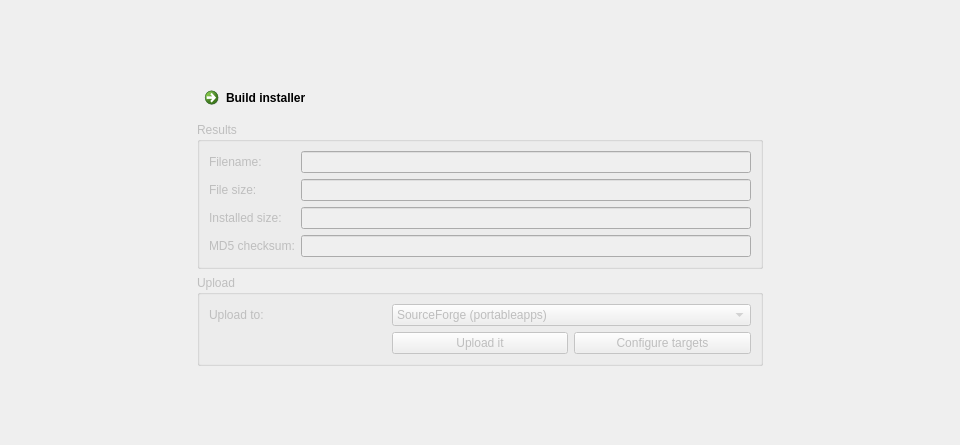
<?xml version="1.0" encoding="UTF-8"?>
<ui version="4.0">
 <class>PagePublish</class>
 <widget class="QWidget" name="pagepublish">
  <property name="geometry">
   <rect>
    <x>0</x>
    <y>0</y>
    <width>960</width>
    <height>445</height>
   </rect>
  </property>
  <layout class="QGridLayout" name="gridLayout">
   <item row="5" column="1">
    <spacer name="spacer_bottom">
     <property name="orientation">
      <enum>Qt::Vertical</enum>
     </property>
     <property name="sizeHint" stdset="0">
      <size>
       <width>20</width>
       <height>40</height>
      </size>
     </property>
    </spacer>
   </item>
   <item row="1" column="1">
    <widget class="QCommandLinkButton" name="build_installer">
     <property name="text">
      <string>Build installer</string>
     </property>
    </widget>
   </item>
   <item row="2" column="1">
    <widget class="QGroupBox" name="results_groupbox">
     <property name="enabled">
      <bool>false</bool>
     </property>
     <property name="title">
      <string>Results</string>
     </property>
     <layout class="QFormLayout" name="formLayout_6">
      <item row="0" column="0">
       <widget class="QLabel" name="filename_label">
        <property name="text">
         <string>Filename:</string>
        </property>
       </widget>
      </item>
      <item row="0" column="1">
       <widget class="QLineEdit" name="filename">
        <property name="minimumSize">
         <size>
          <width>450</width>
          <height>0</height>
         </size>
        </property>
        <property name="readOnly">
         <bool>true</bool>
        </property>
       </widget>
      </item>
      <item row="1" column="0">
       <widget class="QLabel" name="size_label">
        <property name="text">
         <string>File size:</string>
        </property>
       </widget>
      </item>
      <item row="1" column="1">
       <widget class="QLineEdit" name="size">
        <property name="readOnly">
         <bool>true</bool>
        </property>
       </widget>
      </item>
      <item row="2" column="0">
       <widget class="QLabel" name="installed_size_label">
        <property name="text">
         <string>Installed size:</string>
        </property>
       </widget>
      </item>
      <item row="2" column="1">
       <widget class="QLineEdit" name="size_installed">
        <property name="readOnly">
         <bool>true</bool>
        </property>
       </widget>
      </item>
      <item row="3" column="0">
       <widget class="QLabel" name="md5_label">
        <property name="text">
         <string>MD5 checksum:</string>
        </property>
       </widget>
      </item>
      <item row="3" column="1">
       <widget class="QLineEdit" name="md5">
        <property name="readOnly">
         <bool>true</bool>
        </property>
       </widget>
      </item>
     </layout>
    </widget>
   </item>
   <item row="3" column="1">
    <widget class="QGroupBox" name="upload_groupbox">
     <property name="enabled">
      <bool>false</bool>
     </property>
     <property name="title">
      <string>Upload</string>
     </property>
     <layout class="QGridLayout" name="gridLayout_3">
      <item row="0" column="0">
       <widget class="QLabel" name="upload_to_label">
        <property name="text">
         <string>Upload to:</string>
        </property>
       </widget>
      </item>
      <item row="0" column="1" colspan="2">
       <widget class="QComboBox" name="upload_to">
        <item>
         <property name="text">
          <string>SourceForge (portableapps)</string>
         </property>
        </item>
        <item>
         <property name="text">
          <string>portableapps.chrismorgan.info</string>
         </property>
        </item>
       </widget>
      </item>
      <item row="1" column="2">
       <widget class="QPushButton" name="configure_upload_targets">
        <property name="text">
         <string>Configure targets</string>
        </property>
       </widget>
      </item>
      <item row="1" column="1">
       <widget class="QPushButton" name="upload_button">
        <property name="text">
         <string>Upload it</string>
        </property>
       </widget>
      </item>
     </layout>
    </widget>
   </item>
   <item row="1" column="0" rowspan="3">
    <spacer name="spacer_left">
     <property name="orientation">
      <enum>Qt::Horizontal</enum>
     </property>
     <property name="sizeHint" stdset="0">
      <size>
       <width>40</width>
       <height>20</height>
      </size>
     </property>
    </spacer>
   </item>
   <item row="1" column="2" rowspan="3">
    <spacer name="spacer_right">
     <property name="orientation">
      <enum>Qt::Horizontal</enum>
     </property>
     <property name="sizeHint" stdset="0">
      <size>
       <width>40</width>
       <height>20</height>
      </size>
     </property>
    </spacer>
   </item>
   <item row="0" column="1">
    <spacer name="spacer_top">
     <property name="orientation">
      <enum>Qt::Vertical</enum>
     </property>
     <property name="sizeHint" stdset="0">
      <size>
       <width>20</width>
       <height>40</height>
      </size>
     </property>
    </spacer>
   </item>
  </layout>
 </widget>
 <resources/>
 <connections/>
</ui>
